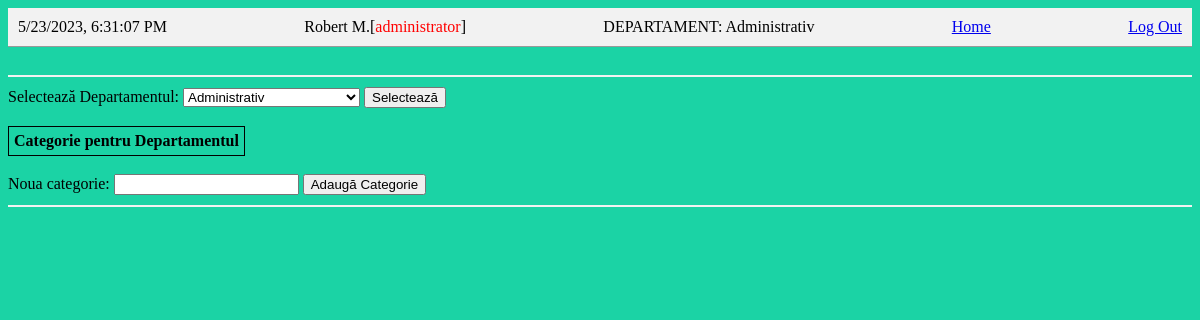
The app's page /Admin/adaugaCategorie.php (signed in) with its own data.
### tables this page shows
CREATE TABLE `users` (
  `id` int(11) NOT NULL,
  `name` varchar(255) NOT NULL,
  `email` varchar(255) NOT NULL,
  `password` varchar(255) NOT NULL,
  `role` varchar(255) DEFAULT 'user',
  `department_id` int(11) NOT NULL,
  `phone_number` varchar(15) DEFAULT NULL,
  `is_active` tinyint(1) NOT NULL DEFAULT '0'
);

### Admin/functions.php (called while the page is built, shortened)
<?php
function getUserRole($conn, $email) {
  $stmt = $conn->prepare("SELECT role FROM users WHERE email = ?");
  $stmt->bind_param("s", $email);
  $stmt->execute();
  $result = $stmt->get_result();
  if ($result->num_rows == 1) {
    $user = $result->fetch_assoc();
    return $user['role'];
  } else {
    throw new Exception('Eroare la interogarea rolului utilizatorului');
  }
}
function getUserDepartment($conn, $email) {
  $stmt = $conn->prepare("SELECT department_id, name FROM users WHERE email = ?");
  $stmt->bind_param("s", $email);
  $stmt->execute();
  $result = $stmt->get_result();
  if ($result->num_rows == 1) {
    return $result->fetch_assoc();
  } else {
    throw new Exception('Eroare la interogarea informațiilor utilizatorului');
  }
}
function getDepartmentNames($conn) {
  $result = $conn->query("SELECT id, name FROM departments");
  $department_name = array();
  while ($row = $result->fetch_assoc()) {
    $department_name[$row['id']] = $row['name'];
  }
  return $department_name;
}
?>

### Admin/adaugaCategorie.php (the view, shortened to what this page needs)
<?php
include_once '../inc/db.inc.php';
include_once 'functions.php';
$email = $_SESSION['email'];
$role = getUserRole($conn, $email);
$userInfo = getUserDepartment($conn, $email);
$department_id = $userInfo['department_id'];
$nume = $userInfo['name'];
$department_name = getDepartmentNames($conn);
$department = isset($department_name[$department_id]) ? $department_name[$department_id] : '';
?>
<!DOCTYPE html>
<html>
<head>
	<link rel="stylesheet" type="text/css" href="../style/styleHomeAdmin.css">
</head>
<body>
    <div class="header">
        <div id="clock"></div>
        <div>
    <?php
        if ($role === 'user') {
            echo $nume . '[<span style="color: green;">' . $role . '</span>]';
        } else {
            echo $nume . '[<span style="color: red;">' . $role . '</span>]';
        }
    ?>
    </div>
        <div><?php echo "DEPARTAMENT: ".$department ;?></div>
        <div><a href="../HomeAdmin.php" target="_self">Home</a></div>
        <div><a href="../inc/logout.php" target="_self">Log Out</a></div>
    </div>
    <br>
	<div class="line"></div>
    <form method="post">
  <label for="department_select">Selectează Departamentul:</label>
  <select name="department_select" id="department_select">
    <?php
      foreach ($department_name as $id => $name) {
        echo "<option value='$id'>$name</option>";
      }
    ?>
  </select>
  <input type="submit" value="Selectează">
</form>
<?php
  $selected_department_name = '';
?>
<table>
<thead>
  <tr>
    <th>Categorie pentru Departamentul <?php echo $selected_department_name; ?></th>
  </tr>
</thead>
</table>
<form method="post">
  <label for="new_category">Noua categorie:</label>
  <input type="text" id="new_category" name="new_category">
  <input type="submit" value="Adaugă Categorie">
</form>
	<div class="line"></div>
</body>
</html>

### style/styleHomeAdmin.css (style rules this page uses)
body { background-color: #1bd3a5; }
.header { display: flex; justify-content: space-between; align-items: center; padding: 10px; background-color: #f2f2f2; border-bottom: 1px solid #999; }
.line { height: 2px; background-color: #f2f2f2; margin-top: 10px; margin-bottom: 10px; }

### Admin/adaugaCategorie.php (style rules this page uses)
table { border-collapse: collapse; }
table, th, td { border: 1px solid black; padding: 5px; }

### records on screen
users: name "Robert M.", role "administrator", department "Administrativ"

### other values on screen
form field department_select "Administrativ"
